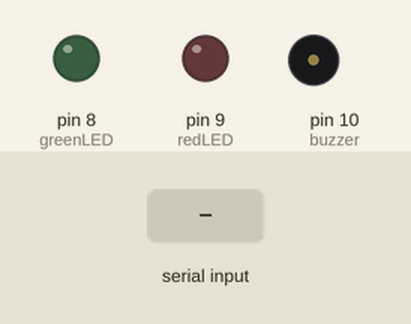
The sketch below on a simulated Arduino Uno, built with avr-gcc and run on an emulated ATmega328P. On the bench: output pins drawn as LEDs (lit = HIGH), buzzer (waves = sounding, pin HIGH). Dashed ring = blinking. Inputs (shaded band) come from the test bench.

Above: at 1.2 s.
1.3 s: "SAFE\n" received over Serial
At 1.4 s:
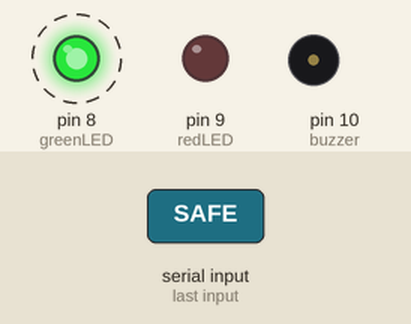
4.3 s: "PHISH\n" received over Serial
At 4.4 s:
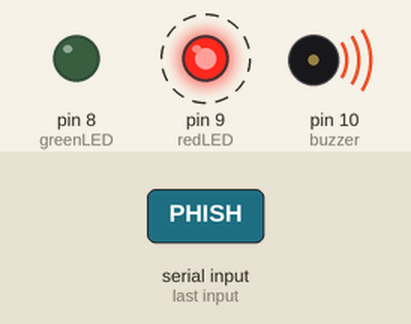
Timing chart, 0 to 7.3 s (numbered marks = the images above; inputs shaded):
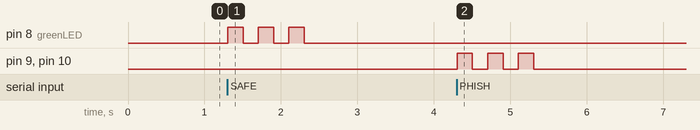

Measured:
- after the input at 1.3 s, pin 8 (greenLED): alternates HIGH for 0.20 s and LOW for 0.20 s, 6 changes in all, then stays LOW, starting at once
- after the input at 4.3 s, pin 9 (redLED), pin 10 (buzzer): alternates HIGH for 0.20 s and LOW for 0.20 s, 6 changes in all, then stays LOW, starting at once

The sketch:

arduino_code.ino
```cpp
int greenLED = 8;
int redLED = 9;
int buzzer = 10;

void setup() {
  pinMode(greenLED, OUTPUT);
  pinMode(redLED, OUTPUT);
  pinMode(buzzer, OUTPUT);
  Serial.begin(9600);
}

void loop() {
  if (Serial.available()) {
    String command = Serial.readStringUntil('\n');

    if (command == "SAFE") {
      // Blink green LED 3 times
      for (int i = 0; i < 3; i++) {
        digitalWrite(greenLED, HIGH);
        delay(200);
        digitalWrite(greenLED, LOW);
        delay(200);
      }
    }

    else if (command == "PHISH") {
      // Blink red LED + buzzer 3 times
      for (int i = 0; i < 3; i++) {
        digitalWrite(redLED, HIGH);
        digitalWrite(buzzer, HIGH);
        delay(200);

        digitalWrite(redLED, LOW);
        digitalWrite(buzzer, LOW);
        delay(200);
      }
    }

    else {
      digitalWrite(greenLED, LOW);
      digitalWrite(redLED, LOW);
      digitalWrite(buzzer, LOW);
    }
  }
}
```
